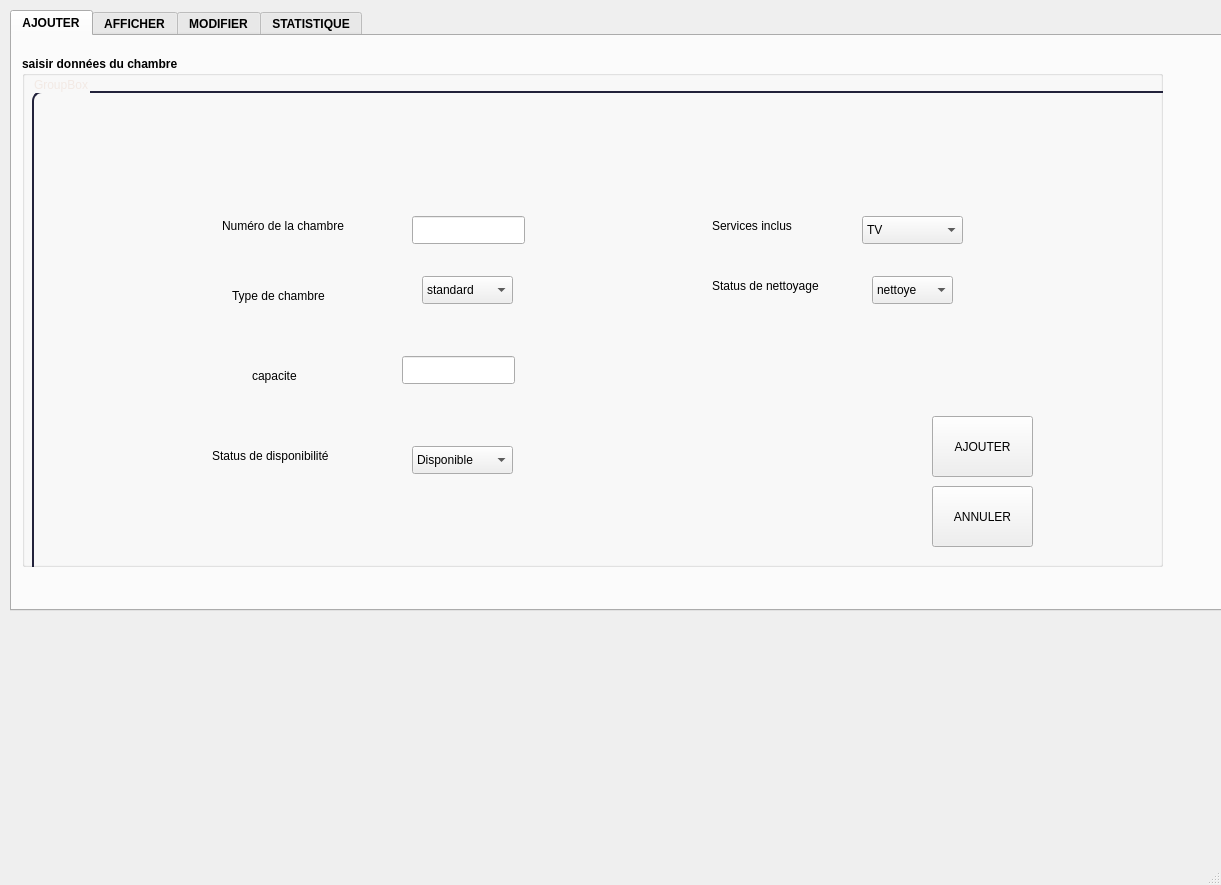
<?xml version="1.0" encoding="UTF-8"?>
<ui version="4.0">
 <class>MainWindow</class>
 <widget class="QMainWindow" name="MainWindow">
  <property name="geometry">
   <rect>
    <x>0</x>
    <y>0</y>
    <width>1221</width>
    <height>885</height>
   </rect>
  </property>
  <property name="windowTitle">
   <string>MainWindow</string>
  </property>
  <widget class="QWidget" name="centralwidget">
   <widget class="QTabWidget" name="tabWidget">
    <property name="geometry">
     <rect>
      <x>10</x>
      <y>10</y>
      <width>1261</width>
      <height>601</height>
     </rect>
    </property>
    <property name="font">
     <font>
      <bold>true</bold>
     </font>
    </property>
    <property name="whatsThis">
     <string>&lt;html&gt;&lt;head/&gt;&lt;body&gt;&lt;p&gt;supprimer&lt;/p&gt;&lt;p&gt;&lt;br/&gt;&lt;/p&gt;&lt;/body&gt;&lt;/html&gt;</string>
    </property>
    <property name="styleSheet">
     <string notr="true"/>
    </property>
    <property name="currentIndex">
     <number>0</number>
    </property>
    <widget class="QWidget" name="tab">
     <attribute name="title">
      <string>AJOUTER</string>
     </attribute>
     <widget class="QGroupBox" name="groupBox">
      <property name="geometry">
       <rect>
        <x>10</x>
        <y>20</y>
        <width>1141</width>
        <height>511</height>
       </rect>
      </property>
      <property name="styleSheet">
       <string notr="true"/>
      </property>
      <property name="title">
       <string>saisir données du chambre</string>
      </property>
      <widget class="QGroupBox" name="groupBox_4">
       <property name="geometry">
        <rect>
         <x>10</x>
         <y>20</y>
         <width>1151</width>
         <height>521</height>
        </rect>
       </property>
       <property name="styleSheet">
        <string notr="true">QGroupBox {
    background: qlineargradient(
        spread:pad, 
        x1:0, y1:0, x2:1, y2:1, 
        stop:0 #CEBEA7,   
        stop:0.25 #8F959A,
        stop:0.5 #4B667B,  
        stop:0.75 #3B4672, 
        stop:1 #22223B     
    );
    color: #F2E9E4;
    border: 2px solid #22223B;
    border-radius: 10px; 
    margin-top: 15px;
}</string>
       </property>
       <property name="title">
        <string>GroupBox</string>
       </property>
       <widget class="QLineEdit" name="nb_c">
        <property name="geometry">
         <rect>
          <x>380</x>
          <y>140</y>
          <width>113</width>
          <height>28</height>
         </rect>
        </property>
       </widget>
       <widget class="QComboBox" name="type_c">
        <property name="geometry">
         <rect>
          <x>390</x>
          <y>200</y>
          <width>91</width>
          <height>28</height>
         </rect>
        </property>
        <item>
         <property name="text">
          <string>standard</string>
         </property>
        </item>
        <item>
         <property name="text">
          <string>deluxe</string>
         </property>
        </item>
        <item>
         <property name="text">
          <string>suite</string>
         </property>
        </item>
       </widget>
       <widget class="QLabel" name="label_8">
        <property name="geometry">
         <rect>
          <x>200</x>
          <y>210</y>
          <width>151</width>
          <height>20</height>
         </rect>
        </property>
        <property name="text">
         <string>Type de chambre</string>
        </property>
       </widget>
       <widget class="QLineEdit" name="capacite">
        <property name="geometry">
         <rect>
          <x>370</x>
          <y>280</y>
          <width>113</width>
          <height>28</height>
         </rect>
        </property>
       </widget>
       <widget class="QComboBox" name="status_d">
        <property name="geometry">
         <rect>
          <x>380</x>
          <y>370</y>
          <width>101</width>
          <height>28</height>
         </rect>
        </property>
        <item>
         <property name="text">
          <string>Disponible </string>
         </property>
        </item>
        <item>
         <property name="text">
          <string>Non disponible</string>
         </property>
        </item>
       </widget>
       <widget class="QLabel" name="label_11">
        <property name="geometry">
         <rect>
          <x>680</x>
          <y>200</y>
          <width>141</width>
          <height>20</height>
         </rect>
        </property>
        <property name="text">
         <string>Status de nettoyage</string>
        </property>
       </widget>
       <widget class="QLabel" name="label_12">
        <property name="geometry">
         <rect>
          <x>680</x>
          <y>140</y>
          <width>141</width>
          <height>20</height>
         </rect>
        </property>
        <property name="text">
         <string>Services inclus</string>
        </property>
       </widget>
       <widget class="QLabel" name="label_7">
        <property name="geometry">
         <rect>
          <x>190</x>
          <y>140</y>
          <width>171</width>
          <height>20</height>
         </rect>
        </property>
        <property name="text">
         <string>Numéro de la chambre</string>
        </property>
       </widget>
       <widget class="QLabel" name="label_9">
        <property name="geometry">
         <rect>
          <x>220</x>
          <y>290</y>
          <width>63</width>
          <height>20</height>
         </rect>
        </property>
        <property name="text">
         <string>capacite</string>
        </property>
       </widget>
       <widget class="QLabel" name="label_10">
        <property name="geometry">
         <rect>
          <x>180</x>
          <y>370</y>
          <width>161</width>
          <height>20</height>
         </rect>
        </property>
        <property name="text">
         <string>Status de disponibilité</string>
        </property>
       </widget>
       <widget class="QComboBox" name="service">
        <property name="geometry">
         <rect>
          <x>830</x>
          <y>140</y>
          <width>101</width>
          <height>28</height>
         </rect>
        </property>
        <item>
         <property name="text">
          <string>TV</string>
         </property>
        </item>
        <item>
         <property name="text">
          <string>WIFI</string>
         </property>
        </item>
        <item>
         <property name="text">
          <string>MINIBAR</string>
         </property>
        </item>
        <item>
         <property name="text">
          <string>Coffre fort</string>
         </property>
        </item>
        <item>
         <property name="text">
          <string>Machine à café/thé</string>
         </property>
        </item>
       </widget>
       <widget class="QComboBox" name="status_n">
        <property name="geometry">
         <rect>
          <x>840</x>
          <y>200</y>
          <width>81</width>
          <height>28</height>
         </rect>
        </property>
        <item>
         <property name="text">
          <string>nettoye</string>
         </property>
        </item>
        <item>
         <property name="text">
          <string>Non nettoye</string>
         </property>
        </item>
       </widget>
       <widget class="QPushButton" name="annuler">
        <property name="geometry">
         <rect>
          <x>900</x>
          <y>410</y>
          <width>101</width>
          <height>61</height>
         </rect>
        </property>
        <property name="text">
         <string>ANNULER</string>
        </property>
       </widget>
       <widget class="QPushButton" name="ajouter">
        <property name="geometry">
         <rect>
          <x>900</x>
          <y>340</y>
          <width>101</width>
          <height>61</height>
         </rect>
        </property>
        <property name="text">
         <string>AJOUTER</string>
        </property>
       </widget>
      </widget>
     </widget>
    </widget>
    <widget class="QWidget" name="tab_2">
     <attribute name="title">
      <string>AFFICHER</string>
     </attribute>
     <widget class="QTableView" name="aff">
      <property name="geometry">
       <rect>
        <x>10</x>
        <y>10</y>
        <width>1191</width>
        <height>511</height>
       </rect>
      </property>
     </widget>
     <widget class="QLineEdit" name="supp">
      <property name="geometry">
       <rect>
        <x>100</x>
        <y>330</y>
        <width>113</width>
        <height>28</height>
       </rect>
      </property>
     </widget>
     <widget class="QPushButton" name="supprimer">
      <property name="geometry">
       <rect>
        <x>120</x>
        <y>370</y>
        <width>83</width>
        <height>29</height>
       </rect>
      </property>
      <property name="text">
       <string>Supprimer</string>
      </property>
     </widget>
     <widget class="QPushButton" name="Trie">
      <property name="geometry">
       <rect>
        <x>260</x>
        <y>370</y>
        <width>93</width>
        <height>29</height>
       </rect>
      </property>
      <property name="text">
       <string>Trie</string>
      </property>
     </widget>
     <widget class="QComboBox" name="tri">
      <property name="geometry">
       <rect>
        <x>250</x>
        <y>330</y>
        <width>131</width>
        <height>26</height>
       </rect>
      </property>
      <item>
       <property name="text">
        <string>id</string>
       </property>
      </item>
      <item>
       <property name="text">
        <string>numero</string>
       </property>
      </item>
     </widget>
     <widget class="QLineEdit" name="valeur">
      <property name="geometry">
       <rect>
        <x>440</x>
        <y>330</y>
        <width>113</width>
        <height>26</height>
       </rect>
      </property>
     </widget>
     <widget class="QPushButton" name="Rechercher">
      <property name="geometry">
       <rect>
        <x>510</x>
        <y>370</y>
        <width>101</width>
        <height>29</height>
       </rect>
      </property>
      <property name="text">
       <string>Rechercher</string>
      </property>
     </widget>
     <widget class="QPushButton" name="pdf">
      <property name="geometry">
       <rect>
        <x>990</x>
        <y>400</y>
        <width>101</width>
        <height>51</height>
       </rect>
      </property>
      <property name="text">
       <string>PDF</string>
      </property>
     </widget>
     <widget class="QComboBox" name="rech">
      <property name="geometry">
       <rect>
        <x>570</x>
        <y>330</y>
        <width>131</width>
        <height>26</height>
       </rect>
      </property>
      <item>
       <property name="text">
        <string>id</string>
       </property>
      </item>
      <item>
       <property name="text">
        <string>numero</string>
       </property>
      </item>
      <item>
       <property name="text">
        <string>service</string>
       </property>
      </item>
     </widget>
     <widget class="QPushButton" name="verifier_chambre">
      <property name="geometry">
       <rect>
        <x>1050</x>
        <y>20</y>
        <width>131</width>
        <height>51</height>
       </rect>
      </property>
      <property name="text">
       <string>Verifer Chambres</string>
      </property>
     </widget>
    </widget>
    <widget class="QWidget" name="tab_3">
     <attribute name="title">
      <string>MODIFIER</string>
     </attribute>
     <widget class="QGroupBox" name="groupBox_2">
      <property name="geometry">
       <rect>
        <x>10</x>
        <y>10</y>
        <width>1141</width>
        <height>511</height>
       </rect>
      </property>
      <property name="styleSheet">
       <string notr="true"/>
      </property>
      <property name="title">
       <string>nouvelles données du chambre</string>
      </property>
      <widget class="QPushButton" name="modifier">
       <property name="geometry">
        <rect>
         <x>890</x>
         <y>350</y>
         <width>131</width>
         <height>71</height>
        </rect>
       </property>
       <property name="text">
        <string>MODIFIER</string>
       </property>
      </widget>
      <widget class="QGroupBox" name="groupBox_3">
       <property name="geometry">
        <rect>
         <x>10</x>
         <y>20</y>
         <width>1141</width>
         <height>491</height>
        </rect>
       </property>
       <property name="styleSheet">
        <string notr="true">QGroupBox {
    background: qlineargradient(
        spread:pad, 
        x1:0, y1:0, x2:1, y2:1, 
        stop:0 #CEBEA7,   
        stop:0.25 #8F959A,
        stop:0.5 #4B667B,  
        stop:0.75 #3B4672, 
        stop:1 #22223B     
    );
    color: #F2E9E4;
    border: 2px solid #22223B;
    border-radius: 10px; 
    margin-top: 15px;
}</string>
       </property>
       <property name="title">
        <string>GroupBox</string>
       </property>
       <widget class="QLineEdit" name="nb_c2">
        <property name="geometry">
         <rect>
          <x>330</x>
          <y>150</y>
          <width>113</width>
          <height>28</height>
         </rect>
        </property>
       </widget>
       <widget class="QComboBox" name="type_c2">
        <property name="geometry">
         <rect>
          <x>340</x>
          <y>210</y>
          <width>91</width>
          <height>28</height>
         </rect>
        </property>
        <item>
         <property name="text">
          <string>standard</string>
         </property>
        </item>
        <item>
         <property name="text">
          <string>deluxe</string>
         </property>
        </item>
        <item>
         <property name="text">
          <string>suite</string>
         </property>
        </item>
       </widget>
       <widget class="QLineEdit" name="capacite_2">
        <property name="geometry">
         <rect>
          <x>330</x>
          <y>290</y>
          <width>113</width>
          <height>28</height>
         </rect>
        </property>
       </widget>
       <widget class="QComboBox" name="status_d2">
        <property name="geometry">
         <rect>
          <x>330</x>
          <y>380</y>
          <width>101</width>
          <height>28</height>
         </rect>
        </property>
        <item>
         <property name="text">
          <string>Disponible </string>
         </property>
        </item>
        <item>
         <property name="text">
          <string>Non disponible</string>
         </property>
        </item>
       </widget>
       <widget class="QComboBox" name="service2">
        <property name="geometry">
         <rect>
          <x>650</x>
          <y>160</y>
          <width>101</width>
          <height>28</height>
         </rect>
        </property>
        <item>
         <property name="text">
          <string>TV</string>
         </property>
        </item>
        <item>
         <property name="text">
          <string>WIFI</string>
         </property>
        </item>
        <item>
         <property name="text">
          <string>MINIBAR</string>
         </property>
        </item>
        <item>
         <property name="text">
          <string>Coffre fort</string>
         </property>
        </item>
        <item>
         <property name="text">
          <string>Machine à café/thé</string>
         </property>
        </item>
       </widget>
       <widget class="QComboBox" name="status_n2">
        <property name="geometry">
         <rect>
          <x>670</x>
          <y>230</y>
          <width>91</width>
          <height>28</height>
         </rect>
        </property>
        <item>
         <property name="text">
          <string>nettoye</string>
         </property>
        </item>
        <item>
         <property name="text">
          <string>Non nettoye</string>
         </property>
        </item>
       </widget>
       <widget class="QLabel" name="label_19">
        <property name="geometry">
         <rect>
          <x>510</x>
          <y>230</y>
          <width>141</width>
          <height>20</height>
         </rect>
        </property>
        <property name="text">
         <string>Status de nettoyage</string>
        </property>
       </widget>
       <widget class="QLabel" name="label_18">
        <property name="geometry">
         <rect>
          <x>510</x>
          <y>160</y>
          <width>121</width>
          <height>20</height>
         </rect>
        </property>
        <property name="text">
         <string>Services inclus</string>
        </property>
       </widget>
       <widget class="QLabel" name="label_13">
        <property name="geometry">
         <rect>
          <x>40</x>
          <y>60</y>
          <width>91</width>
          <height>20</height>
         </rect>
        </property>
        <property name="text">
         <string>ID chambre</string>
        </property>
       </widget>
       <widget class="QLabel" name="label_14">
        <property name="geometry">
         <rect>
          <x>130</x>
          <y>150</y>
          <width>171</width>
          <height>20</height>
         </rect>
        </property>
        <property name="text">
         <string>Numero de la chambre</string>
        </property>
       </widget>
       <widget class="QLabel" name="label_15">
        <property name="geometry">
         <rect>
          <x>160</x>
          <y>210</y>
          <width>121</width>
          <height>20</height>
         </rect>
        </property>
        <property name="text">
         <string>Type de chambre</string>
        </property>
       </widget>
       <widget class="QLabel" name="label_16">
        <property name="geometry">
         <rect>
          <x>200</x>
          <y>300</y>
          <width>63</width>
          <height>20</height>
         </rect>
        </property>
        <property name="text">
         <string>Capacité</string>
        </property>
       </widget>
       <widget class="QLabel" name="label_17">
        <property name="geometry">
         <rect>
          <x>140</x>
          <y>390</y>
          <width>161</width>
          <height>20</height>
         </rect>
        </property>
        <property name="text">
         <string>Status de disponibilité</string>
        </property>
       </widget>
       <widget class="QLineEdit" name="id_m">
        <property name="geometry">
         <rect>
          <x>130</x>
          <y>80</y>
          <width>113</width>
          <height>28</height>
         </rect>
        </property>
       </widget>
       <widget class="QPushButton" name="recuperer">
        <property name="geometry">
         <rect>
          <x>280</x>
          <y>80</y>
          <width>83</width>
          <height>29</height>
         </rect>
        </property>
        <property name="text">
         <string>Récuperer</string>
        </property>
       </widget>
      </widget>
      <zorder>groupBox_3</zorder>
      <zorder>modifier</zorder>
     </widget>
    </widget>
    <widget class="QWidget" name="tab_4">
     <attribute name="title">
      <string>STATISTIQUE</string>
     </attribute>
     <widget class="QGraphicsView" name="stat">
      <property name="geometry">
       <rect>
        <x>40</x>
        <y>10</y>
        <width>1131</width>
        <height>511</height>
       </rect>
      </property>
     </widget>
    </widget>
   </widget>
  </widget>
  <widget class="QMenuBar" name="menubar">
   <property name="geometry">
    <rect>
     <x>0</x>
     <y>0</y>
     <width>1221</width>
     <height>26</height>
    </rect>
   </property>
  </widget>
  <widget class="QStatusBar" name="statusbar"/>
 </widget>
 <resources/>
 <connections/>
</ui>
